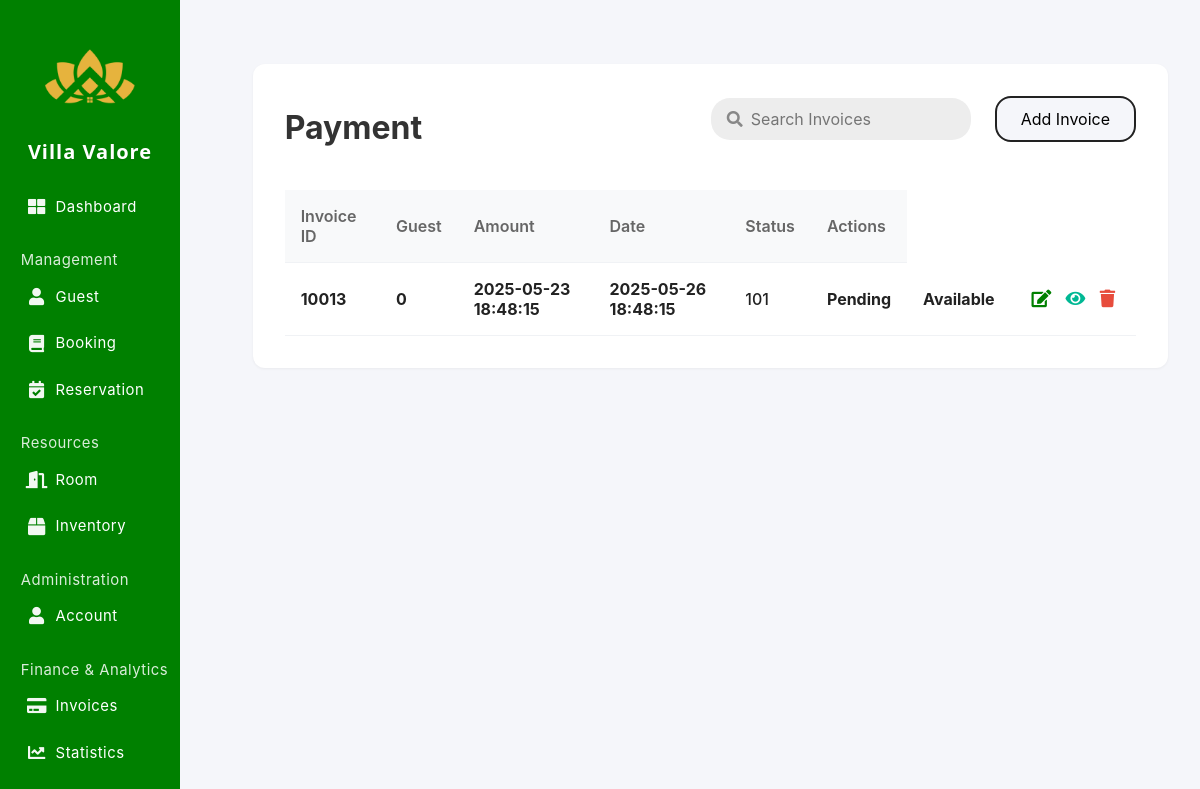
Before: /admin/payment.php with the older database file.
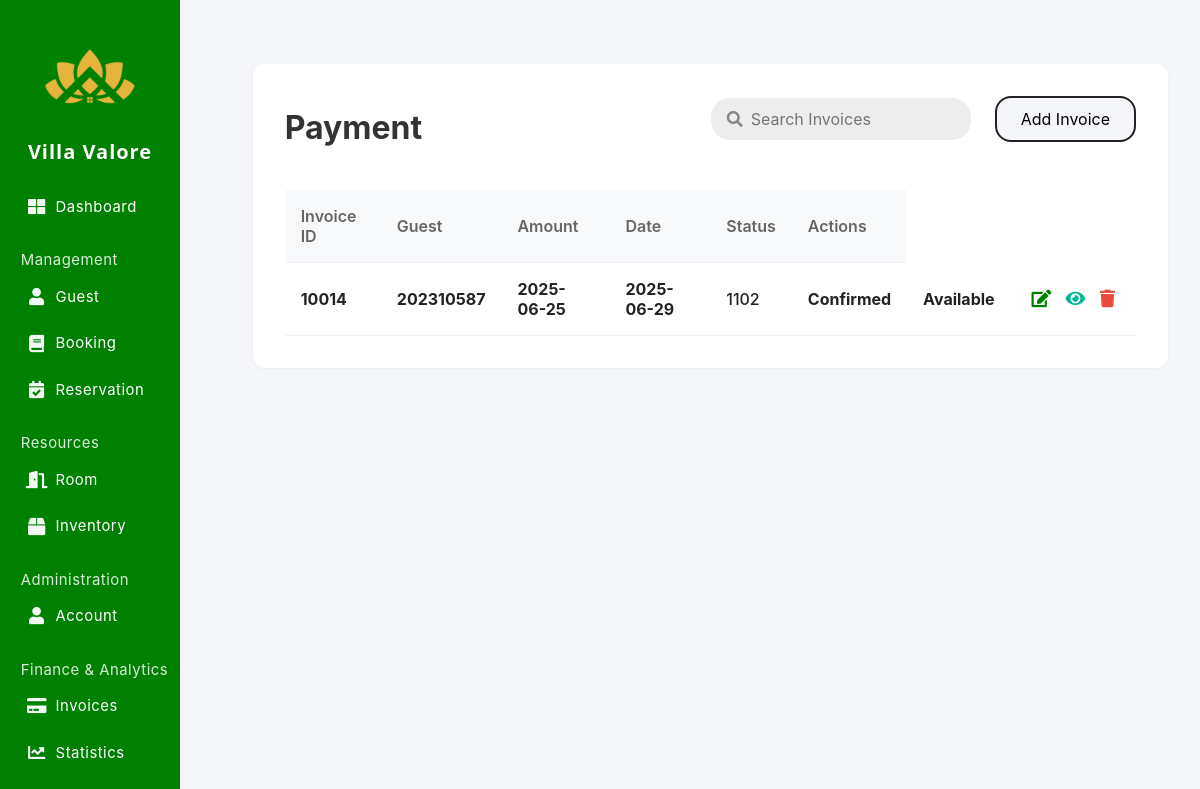
After: the same page with the newer database file.
### tables this page shows
CREATE TABLE `booking` (
  `BookingID` int(11) NOT NULL,
  `StudentID` int(11) NOT NULL,
  `RoomNumber` int(11) NOT NULL,
  `RoomType` enum('Standard','Deluxe','Suite','') NOT NULL,
  `BookingStatus` enum('Pending','Confirmed','Cancelled','Completed') NOT NULL,
  `RoomStatus` enum('Available','Booked','Reserved','Maintenance','Cleaning') NOT NULL,
  `Notes` text NOT NULL,
  `CheckInDate` date NOT NULL,
  `CheckOutDate` date NOT NULL,
  `BookingDate` date NOT NULL,
  `Price` decimal(10,0) NOT NULL
);

### admin/payment.php (the view, shortened to what the changed rows need)
<?php
include 'connections.php';
$where = [];
$params = [];
if (count($where) > 0) {
  $sql = "SELECT * FROM booking WHERE " . implode(' AND ', $where) . " ORDER BY BookingID DESC";
  $stmt = $conn->prepare($sql);
  if ($params) {
    $types = str_repeat('s', count($params));
    $stmt->bind_param($types, ...$params);
  }
  $stmt->execute();
  $resResult = $stmt->get_result();
} else {
  $resQuery = "SELECT * FROM booking ORDER BY BookingID DESC";
  $resResult = $conn->query($resQuery);
}
?>
<!DOCTYPE html>
<html lang="en">
<head>
  <link rel="stylesheet" href="https://cdnjs.cloudflare.com/ajax/libs/font-awesome/5.15.4/css/all.min.css">
</head>
<body>
  <div class="main-content">
  <div class="reservation-section">
    <div style="display: flex; align-items: center; justify-content: space-between; margin-bottom: 1.5rem;">
    <h1 style="margin-bottom: 0; border-bottom: 4px solid rgb(255, 255, 255); display: inline-block; padding-bottom: 0.2rem;">Payment</h1>
    </div>
    <table class="reservation-table">
    <thead>
      <tr>
      <th>Invoice ID</th>
      <th>Guest</th>
      <th>Amount</th>
      <th>Date</th>
      <th>Status</th>
      <th>Actions</th>
      </tr>
    </thead>
    <tbody>
    <?php if ($resResult && $resResult->num_rows > 0): ?>
      <?php while($row = $resResult->fetch_assoc()): ?>
      <tr data-id="<?php echo $row['BookingID']; ?>">
      <td><b><?php echo $row['BookingID']; ?></b></td>
      <td><b><?php echo $row['StudentID']; ?></b></td>
      <td><b><?php echo htmlspecialchars($row['CheckInDate']); ?></b></td>
      <td><b><?php echo htmlspecialchars($row['CheckOutDate']); ?></b></td>
      <td><?php echo $row['RoomNumber']; ?></td>
      <td><b><?php echo $row['BookingStatus']; ?></b></td>
      <td><b><?php echo $row['RoomStatus']; ?></b></td>
      <td>
        <div class="action-group">
        <button type="button" class="action-btn edit-btn"
  data-id="<?php echo $row['BookingID']; ?>"
  data-bookingdate="<?php echo htmlspecialchars($row['BookingDate']); ?>"
  data-studentid="<?php echo $row['StudentID']; ?>"
  data-checkin="<?php echo $row['CheckInDate']; ?>"
  data-checkout="<?php echo $row['CheckOutDate']; ?>"
  data-room="<?php echo $row['RoomNumber']; ?>"
  data-type="<?php echo $row['RoomType']; ?>"
  data-bookingstatus="<?php echo $row['BookingStatus']; ?>"
  data-roomstatus="<?php echo $row['RoomStatus']; ?>"
  data-notes="<?php echo htmlspecialchars($row['Notes']); ?>"
  data-price="<?php echo htmlspecialchars($row['Price']); ?>"
><i class="fas fa-edit"></i></button>
<button type="button" class="action-btn view-btn"
  data-id="<?php echo $row['BookingID']; ?>"
  data-studentid="<?php echo $row['StudentID']; ?>"
  data-bookingdate="<?php echo htmlspecialchars($row['BookingDate']); ?>"
  data-checkin="<?php echo $row['CheckInDate']; ?>"
  data-checkout="<?php echo $row['CheckOutDate']; ?>"
  data-room="<?php echo $row['RoomNumber']; ?>"
  data-type="<?php echo $row['RoomType']; ?>"
  data-bookingstatus="<?php echo $row['BookingStatus']; ?>"
  data-roomstatus="<?php echo $row['RoomStatus']; ?>"
  data-notes="<?php echo htmlspecialchars($row['Notes']); ?>"
  data-price="<?php echo htmlspecialchars($row['Price']); ?>"
><i class="fas fa-eye"></i></button>
<button type="button" class="action-btn delete-btn"
  data-id="<?php echo $row['BookingID']; ?>"
><i class="fas fa-trash"></i></button>
        </div>
      </td>
      </tr>
      <?php endwhile; ?>
    <?php else: ?>
      <tr><td colspan="11">No bookings found.</td></tr>
    <?php endif; ?>
    </tbody>
    </table>
  </div>
  </div>
</body>
</html>

Changed rows visible on the page:
removed booking: BookingID "10013", StudentID "0", CheckInDate "2025-05-23 18:48:15", CheckOutDate "2025-05-26 18:48:15", RoomNumber "101", BookingStatus "Pending", RoomStatus "Available"
added booking: BookingID "10014", StudentID "202310587", CheckInDate "2025-06-25", CheckOutDate "2025-06-29", RoomNumber "1102", BookingStatus "Confirmed", RoomStatus "Available"
